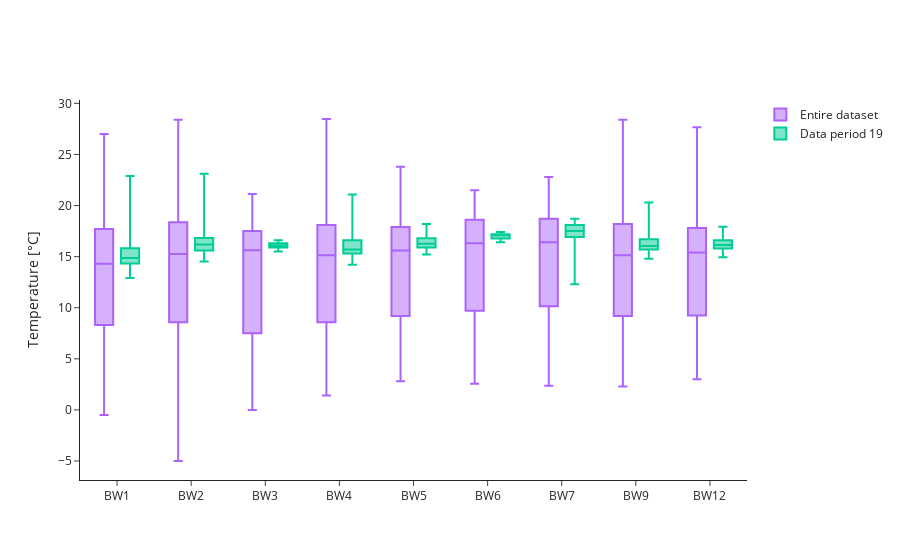

Here is the notebook cell this chart was saved with:
### Markdown cell above
Temperature comparison between data period and entire dataset (2021-2024).

### Code cell
temp_df = wq_df[(wq_df['data_type'] == 'temperature')].dropna(subset=['mean'])
temp_period_stats = temp_df.groupby('bwfl_id')['mean'].describe(percentiles=[.01, .10, .25, .50, .75, .90, .99])
temp_dataset_stats = get_sensor_stats('temperature', temp_df['bwfl_id'].unique())

fig = go.Figure()

for i, bwfl_id in enumerate(temp_dataset_stats.index):
    stats = temp_dataset_stats.loc[bwfl_id]

    if stats['count'] != 0:
        fig.add_trace(go.Box(
            x=[bwfl_id],
            lowerfence=[stats['min']],
            q1=[stats['25%']],
            median=[stats['50%']],
            q3=[stats['75%']],
            upperfence=[stats['max']],
            name='Entire dataset',
            marker_color=default_colors[3],
            boxpoints=False,
            offsetgroup='temp_dataset_stats',
            showlegend=(i == 0)
        ))

for i, bwfl_id in enumerate(temp_period_stats.index):
    stats = temp_period_stats.loc[bwfl_id]

    if stats['count'] != 0:
        fig.add_trace(go.Box(
            x=[bwfl_id],
            lowerfence=[stats['min']],
            q1=[stats['25%']],
            median=[stats['50%']],
            q3=[stats['75%']],
            upperfence=[stats['max']],
            name=f'Data period {str(data_period).zfill(2)}',
            marker_color=default_colors[2],
            boxpoints=False,
            offsetgroup='temp_period_stats',
            showlegend=(i == 0)
        ))

fig.update_layout(
    yaxis_title='Temperature [\u00B0C]',
    xaxis_title='',
    xaxis=dict(
        tickmode='array',
        tickvals=sorted(temp_df['bwfl_id'].unique(), key=lambda x: int(x[2:])),
        ticktext=sorted(temp_df['bwfl_id'].unique(), key=lambda x: int(x[2:])),
        categoryorder='array',
        categoryarray=sorted(temp_df['bwfl_id'].unique(), key=lambda x: int(x[2:]))
    ),
    legend_title_text='',
    template='simple_white',
    boxmode='group',
    height=450,
)

fig.show()

### Figure 1 — Plotly figure (JSON) as saved in the notebook; plotly's stock layout.template omitted (floating-point values rounded to 4 significant figures)
{"data": [{"boxpoints": false, "lowerfence": [-0.5], "marker": {"color": "#AB63FA"}, "median": [14.3], "name": "Entire dataset", "offsetgroup": "temp_dataset_stats", "q1": [8.3], "q3": [17.7], "showlegend": true, "type": "box", "upperfence": [27], "x": ["BW1"]}, {"boxpoints": false, "lowerfence": [3], "marker": {"color": "#AB63FA"}, "median": [15.4], "name": "Entire dataset", "offsetgroup": "temp_dataset_stats", "q1": [9.233], "q3": [17.8], "showlegend": false, "type": "box", "upperfence": [27.67], "x": ["BW12"]}, {"boxpoints": false, "lowerfence": [-5], "marker": {"color": "#AB63FA"}, "median": [15.27], "name": "Entire dataset", "offsetgroup": "temp_dataset_stats", "q1": [8.567], "q3": [18.37], "showlegend": false, "type": "box", "upperfence": [28.4], "x": ["BW2"]}, {"boxpoints": false, "lowerfence": [0], "marker": {"color": "#AB63FA"}, "median": [15.63], "name": "Entire dataset", "offsetgroup": "temp_dataset_stats", "q1": [7.5], "q3": [17.5], "showlegend": false, "type": "box", "upperfence": [21.13], "x": ["BW3"]}, {"boxpoints": false, "lowerfence": [1.4], "marker": {"color": "#AB63FA"}, "median": [15.13], "name": "Entire dataset", "offsetgroup": "temp_dataset_stats", "q1": [8.57], "q3": [18.1], "showlegend": false, "type": "box", "upperfence": [28.47], "x": ["BW4"]}, {"boxpoints": false, "lowerfence": [2.8], "marker": {"color": "#AB63FA"}, "median": [15.6], "name": "Entire dataset", "offsetgroup": "temp_dataset_stats", "q1": [9.2], "q3": [17.9], "showlegend": false, "type": "box", "upperfence": [23.8], "x": ["BW5"]}, {"boxpoints": false, "lowerfence": [2.567], "marker": {"color": "#AB63FA"}, "median": [16.3], "name": "Entire dataset", "offsetgroup": "temp_dataset_stats", "q1": [9.7], "q3": [18.6], "showlegend": false, "type": "box", "upperfence": [21.5], "x": ["BW6"]}, {"boxpoints": false, "lowerfence": [2.367], "marker": {"color": "#AB63FA"}, "median": [16.4], "name": "Entire dataset", "offsetgroup": "temp_dataset_stats", "q1": [10.14], "q3": [18.7], "showlegend": false, "type": "box", "upperfence": [22.8], "x": ["BW7"]}, {"boxpoints": false, "lowerfence": [2.3], "marker": {"color": "#AB63FA"}, "median": [15.14], "name": "Entire dataset", "offsetgroup": "temp_dataset_stats", "q1": [9.2], "q3": [18.2], "showlegend": false, "type": "box", "upperfence": [28.4], "x": ["BW9"]}, {"boxpoints": false, "lowerfence": [12.9], "marker": {"color": "#00CC96"}, "median": [14.87], "name": "Data period 19", "offsetgroup": "temp_period_stats", "q1": [14.33], "q3": [15.83], "showlegend": true, "type": "box", "upperfence": [22.9], "x": ["BW1"]}, {"boxpoints": false, "lowerfence": [14.93], "marker": {"color": "#00CC96"}, "median": [16.13], "name": "Data period 19", "offsetgroup": "temp_period_stats", "q1": [15.8], "q3": [16.6], "showlegend": false, "type": "box", "upperfence": [17.93], "x": ["BW12"]}, {"boxpoints": false, "lowerfence": [14.53], "marker": {"color": "#00CC96"}, "median": [16.2], "name": "Data period 19", "offsetgroup": "temp_period_stats", "q1": [15.6], "q3": [16.83], "showlegend": false, "type": "box", "upperfence": [23.1], "x": ["BW2"]}, {"boxpoints": false, "lowerfence": [15.5], "marker": {"color": "#00CC96"}, "median": [16.1], "name": "Data period 19", "offsetgroup": "temp_period_stats", "q1": [15.9], "q3": [16.3], "showlegend": false, "type": "box", "upperfence": [16.6], "x": ["BW3"]}, {"boxpoints": false, "lowerfence": [14.2], "marker": {"color": "#00CC96"}, "median": [15.7], "name": "Data period 19", "offsetgroup": "temp_period_stats", "q1": [15.3], "q3": [16.6], "showlegend": false, "type": "box", "upperfence": [21.07], "x": ["BW4"]}, {"boxpoints": false, "lowerfence": [15.2], "marker": {"color": "#00CC96"}, "median": [16.27], "name": "Data period 19", "offsetgroup": "temp_period_stats", "q1": [15.9], "q3": [16.8], "showlegend": false, "type": "box", "upperfence": [18.2], "x": ["BW5"]}, {"boxpoints": false, "lowerfence": [16.4], "marker": {"color": "#00CC96"}, "median": [17.1], "name": "Data period 19", "offsetgroup": "temp_period_stats", "q1": [16.77], "q3": [17.2], "showlegend": false, "type": "box", "upperfence": [17.4], "x": ["BW6"]}, {"boxpoints": false, "lowerfence": [12.29], "marker": {"color": "#00CC96"}, "median": [17.5], "name": "Data period 19", "offsetgroup": "temp_period_stats", "q1": [16.93], "q3": [18.1], "showlegend": false, "type": "box", "upperfence": [18.7], "x": ["BW7"]}, {"boxpoints": false, "lowerfence": [14.8], "marker": {"color": "#00CC96"}, "median": [16.05], "name": "Data period 19", "offsetgroup": "temp_period_stats", "q1": [15.7], "q3": [16.69], "showlegend": false, "type": "box", "upperfence": [20.3], "x": ["BW9"]}], "layout": {"autosize": true, "boxmode": "group", "legend": {"title": {"text": ""}}, "xaxis": {"autorange": true, "categoryarray": ["BW1", "BW2", "BW3", "BW4", "BW5", "BW6", "BW7", "BW9", "BW12"], "categoryorder": "array", "range": [-0.5, 8.5], "tickmode": "array", "ticktext": ["BW1", "BW2", "BW3", "BW4", "BW5", "BW6", "BW7", "BW9", "BW12"], "tickvals": ["BW1", "BW2", "BW3", "BW4", "BW5", "BW6", "BW7", "BW9", "BW12"], "title": {"text": ""}, "type": "category"}, "yaxis": {"autorange": true, "range": [-6.859, 30.33], "title": {"text": "Temperature [°C]"}}}}
